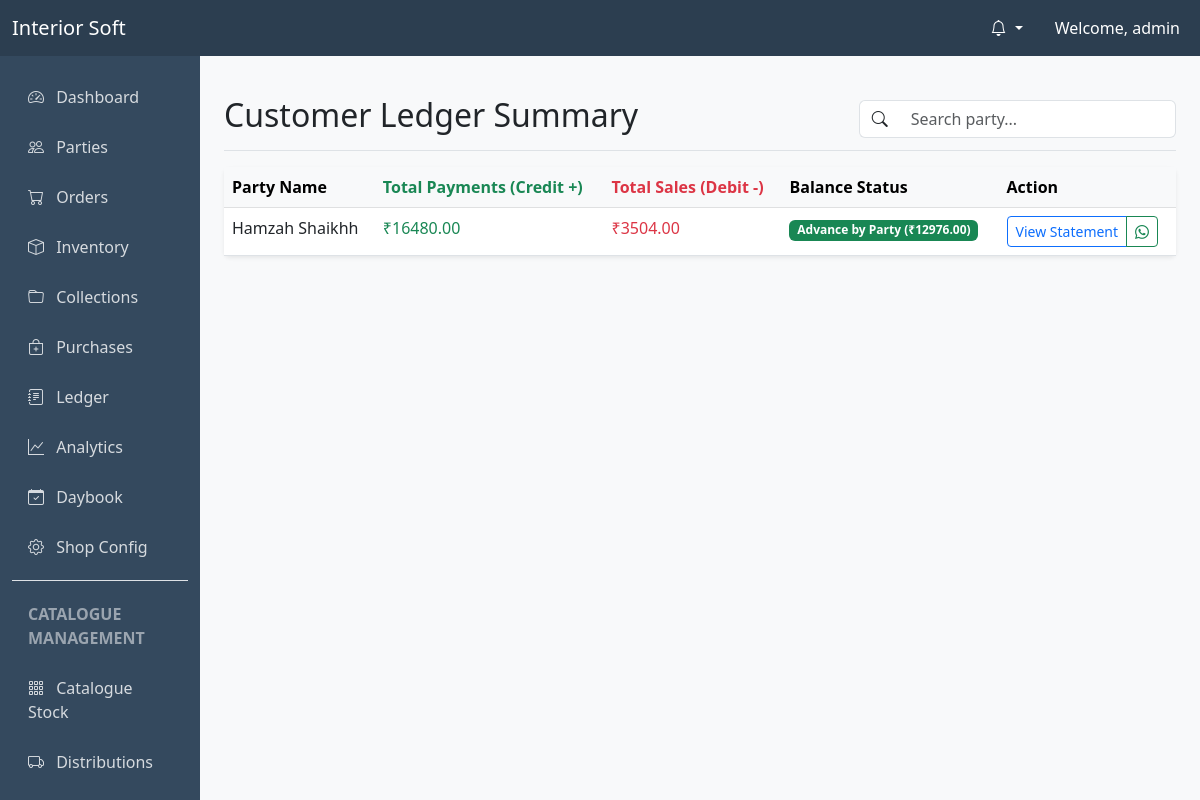
/ledger/ (signed in), run on the app's committed database.
### users/models.py (models this page shows, shortened)
class User(AbstractUser):
    SUPERADMIN = 'superadmin'
    ADMIN = 'admin'
    ACCOUNTANT = 'accountant'
    WAREHOUSE_MANAGER = 'warehouse_manager'
    DELIVERY_PERSON = 'delivery_person'
    MARKETING_PERSON = 'marketing_person'
    ROLE_CHOICES = (
        (SUPERADMIN, 'SuperAdmin'),
        (ADMIN, 'Admin'),
        (ACCOUNTANT, 'Accountant'),
        (WAREHOUSE_MANAGER, 'Warehouse Manager'),
        (DELIVERY_PERSON, 'Delivery Person'),
        (MARKETING_PERSON, 'Marketing Person'),
    )
    role = models.CharField(max_length=20, choices=ROLE_CHOICES, default=ADMIN)
    phone_number = models.CharField(max_length=15, blank=True, null=True)
    def is_superadmin(self):
        return self.role == self.SUPERADMIN
    def is_admin(self):
        return self.role == self.ADMIN or self.role == self.SUPERADMIN
    def is_warehouse_manager(self):
        return self.role == self.WAREHOUSE_MANAGER
    def is_delivery_person(self):
        return self.role == self.DELIVERY_PERSON

### ledger/models.py (models this page shows, shortened)
class PartyBalance(models.Model):
    party = models.OneToOneField(Party, on_delete=models.CASCADE, related_name='balance')
    total_debit = models.DecimalField(max_digits=15, decimal_places=2, default=0.00)
    total_credit = models.DecimalField(max_digits=15, decimal_places=2, default=0.00)
    current_balance = models.DecimalField(max_digits=15, decimal_places=2, default=0.00) # debit - credit
    last_updated = models.DateTimeField(auto_now=True)

### parties/models.py (models this page shows, shortened)
class Party(models.Model):
    name = models.CharField(max_length=255)
    alias = models.CharField(max_length=255, blank=True, null=True)
    phone = models.CharField(max_length=15)
    email = models.EmailField(blank=True, null=True)
    address = models.TextField()
    gst_number = models.CharField(max_length=15, blank=True, null=True)
    credit_limit = models.DecimalField(max_digits=12, decimal_places=2, default=0.00)
    created_at = models.DateTimeField(auto_now_add=True)
    updated_at = models.DateTimeField(auto_now=True)
    class Meta:
        verbose_name_plural = "Parties"
        ordering = ['name']

### ledger/views.py (the view)
# urls.py: path('', views.LedgerListView.as_view(), name='ledger_list'),
class LedgerListView(LoginRequiredMixin, AdminAccountantMixin, ListView):
    model = PartyBalance
    template_name = 'ledger/ledger_list.html'
    context_object_name = 'balances'

### core/context_processors.py (called while the page is built)
def notifications(request):
    if request.user.is_authenticated:
        unread_notifications = request.user.notifications.filter(is_seen=False)
        return {
            'unread_notifications': unread_notifications,
            'unread_notifications_count': unread_notifications.count()
        }
    return {}

### ledger/views.py (called while the page is built)
    def test_func(self):
        return self.request.user.is_admin() or self.request.user.is_accountant()

### shop_config/context_processors.py (called while the page is built)
def shop_info(request):
    config, created = ShopConfiguration.objects.get_or_create(pk=1, defaults={'shop_name': 'Interior Soft'})
    return {
        'shop_config': config
    }

### templates/ledger/ledger_list.html (shortened to what this page needs)
{% extends "base.html" %}
{% block content %}
<div class="d-flex justify-content-between flex-wrap flex-md-nowrap align-items-center pt-3 pb-2 mb-3 border-bottom">
    <h1 class="h2">Customer Ledger Summary</h1>
    <div class="col-md-4">
        <form onsubmit="return false;">
            <div class="input-group">
                <span class="input-group-text bg-white border-end-0"><i class="bi bi-search"></i></span>
                <input type="text" id="ledger-search" class="form-control border-start-0" placeholder="Search party..." autofocus>
            </div>
        </form>
    </div>
</div>
<div class="card shadow-sm">
    <div class="card-body p-0" id="ledger-table-container">
        <div class="table-responsive">
            <table class="table table-hover mb-0">
                <thead class="table-light">
                    <tr>
                        <th>Party Name</th>
                        <th class="text-success">Total Payments (Credit +)</th>
                        <th class="text-danger">Total Sales (Debit -)</th>
                        <th>Balance Status</th>
                        <th>Action</th>
                    </tr>
                </thead>
                <tbody>
                    {% for balance in balances %}
                    <tr>
                        <td>{{ balance.party.name }}</td>
                        <td class="text-success">₹{{ balance.total_credit }}</td>
                        <td class="text-danger">₹{{ balance.total_debit }}</td>
                        <td>
                            {% if balance.current_balance > 0 %}
                                <span class="badge bg-danger">Payable by Party (₹{{ balance.current_balance }})</span>
                            {% elif balance.current_balance < 0 %}
                                <span class="badge bg-success">Advance by Party (₹{{ balance.current_balance|stringformat:".2f"|slice:"1:" }})</span>
                            {% else %}
                                <span class="badge bg-secondary">Settle (₹0.00)</span>
                            {% endif %}
                        </td>
                        <td>
                            <div class="btn-group">
                                <a href="{% url 'party_ledger' balance.party.pk %}" class="btn btn-sm btn-outline-primary">View Statement</a>
                                <a href="https://wa.me/{{ balance.party.phone|slice:'-10:' }}?text=Hello%20{{ balance.party.name }},%20your%20current%20outstanding%20balance%20is%20INR%20{{ balance.current_balance }}.%20Please%20pay%20at%20earliest."
                                   target="_blank" class="btn btn-sm btn-outline-success whatsapp-reminder"
                                   data-balance="{{ balance.current_balance }}">
                                    <i class="bi bi-whatsapp"></i>
                                </a>
                            </div>
                        </td>
                    </tr>
                    {% empty %}
                    <tr>
                        <td colspan="6" class="text-center py-3">No ledger records found</td>
                    </tr>
                    {% endfor %}
                </tbody>
            </table>
        </div>
    </div>
</div>
{% endblock %}

### templates/base.html (shortened to what this page needs)
<!DOCTYPE html>
<html lang="en">
<head>
    <link href="https://cdn.jsdelivr.net/npm/bootstrap@5.3.0/dist/css/bootstrap.min.css" rel="stylesheet">
    <link rel="stylesheet" href="https://cdn.jsdelivr.net/npm/bootstrap-icons@1.10.0/font/bootstrap-icons.css">
    <link href="https://cdn.jsdelivr.net/npm/select2@4.1.0-rc.0/dist/css/select2.min.css" rel="stylesheet" />
    <link href="https://cdn.jsdelivr.net/npm/select2-bootstrap-5-theme@1.3.0/dist/select2-bootstrap-5-theme.min.css" rel="stylesheet" />
</head>
<body>
    <nav class="navbar navbar-expand-lg navbar-dark sticky-top">
        <div class="container-fluid">
            <a class="navbar-brand" href="{% url 'dashboard' %}">Interior Soft</a>
            <div class="collapse navbar-collapse" id="navbarNav">
                <ul class="navbar-nav ms-auto">
                    {% if user.is_authenticated %}
                        <li class="nav-item dropdown me-3">
                            <a class="nav-link dropdown-toggle text-white" href="#" id="notifDropdown" role="button" data-bs-toggle="dropdown" aria-expanded="false">
                                <i class="bi bi-bell"></i>
                            </a>
                        </li>
                        <li class="nav-item d-none d-lg-block">
                            <span class="nav-link text-white">Welcome, {{ user.username }}</span>
                        </li>
                    {% else %}
                        <li class="nav-item">
                            <a class="nav-link" href="{% url 'login' %}">Login</a>
                        </li>
                    {% endif %}
                </ul>
            </div>
        </div>
    </nav>
    <div class="container-fluid">
        <div class="row">
            {% if user.is_authenticated and request.resolver_match.url_name != 'login' %}
            <nav id="sidebarMenu" class="col-md-3 col-lg-2 d-md-block sidebar collapse">
                <div class="sidebar-nav-container">
                    <ul class="nav flex-column">
                        {% if user.is_admin or user.is_accountant or user.is_marketing_person %}
                        <li class="nav-item">
                            <a class="nav-link" href="{% url 'dashboard' %}">
                                <i class="bi bi-speedometer2 me-2"></i> Dashboard
                            </a>
                        </li>
                        <li class="nav-item">
                            <a class="nav-link" href="{% url 'party_list' %}">
                                <i class="bi bi-people me-2"></i> Parties
                            </a>
                        </li>
                        {% endif %}
                        {% if user.is_admin or user.is_accountant %}
                        <li class="nav-item">
                            <a class="nav-link" href="{% url 'order_list' %}">
                                <i class="bi bi-cart me-2"></i> Orders
                            </a>
                        </li>
                        <li class="nav-item">
                            <a class="nav-link" href="{% url 'stock_list' %}">
                                <i class="bi bi-box me-2"></i> Inventory
                            </a>
                        </li>
                        <li class="nav-item">
                            <a class="nav-link" href="{% url 'collection_list' %}">
                                <i class="bi bi-folder me-2"></i> Collections
                            </a>
                        </li>
                        <li class="nav-item">
                            <a class="nav-link" href="{% url 'purchase_list' %}">
                                <i class="bi bi-bag-plus me-2"></i> Purchases
                            </a>
                        </li>
                        <li class="nav-item">
                            <a class="nav-link" href="{% url 'ledger_list' %}">
                                <i class="bi bi-journal-text me-2"></i> Ledger
                            </a>
                        </li>
                        <li class="nav-item">
                            <a class="nav-link" href="{% url 'analytics' %}">
                                <i class="bi bi-graph-up me-2"></i> Analytics
                            </a>
                        </li>
                        <li class="nav-item">
                            <a class="nav-link" href="{% url 'daybook' %}">
                                <i class="bi bi-calendar-check me-2"></i> Daybook
                            </a>
                        </li>
                        {% if user.is_admin %}
                        <li class="nav-item">
                            <a class="nav-link" href="{% url 'shop_config' %}">
                                <i class="bi bi-gear me-2"></i> Shop Config
                            </a>
                        </li>
                        {% endif %}
                        {% endif %}
                        {% if user.is_admin or user.is_accountant or user.is_marketing_person %}
                        <li class="nav-item border-top mt-2 pt-2">
                            <span class="nav-link disabled small text-uppercase fw-bold text-white-50">Catalogue Management</span>
                        </li>
                        <li class="nav-item">
                            <a class="nav-link {% if 'catalogues/inventory' in request.path %}active{% endif %}" href="{% url 'catalogue_inventory_list' %}">
                                <i class="bi bi-grid-3x3-gap me-2"></i> Catalogue Stock
                            </a>
                        </li>
                        <li class="nav-item">
                            <a class="nav-link {% if 'catalogues/distributions' in request.path %}active{% endif %}" href="{% url 'catalogue_distribution_list' %}">
                                <i class="bi bi-truck me-2"></i> Distributions
                            </a>
                        </li>
                        <li class="nav-item">
                            <a class="nav-link {% if 'catalogues/visits' in request.path %}active{% endif %}" href="{% url 'catalogue_visit_list' %}">
                            </a>
                        </li>
                        {% endif %}
                    </ul>
                </div>
            </nav>
            <main class="col-md-9 ms-sm-auto col-lg-10 px-md-4 py-4">
            {% else %}
            <main class="col-12 py-4">
            {% endif %}
                {% block content %}{% endblock %}
            </main>
        </div>
    </div>
</body>
</html>

### templates/base.html (style rules this page uses)
:root { --primary-color: #2c3e50; --secondary-color: #34495e; --accent-color: #3498db; }
body { font-family: 'Segoe UI', Tahoma, Geneva, Verdana, sans-serif; background-color: #f8f9fa; }
.navbar { background-color: var(--primary-color); }
.sidebar { height: calc(100vh - 56px); position: fixed; top: 56px; left: 0; z-index: 1000; background-color: var(--secondary-color); color: white; display: flex; flex-direction: column; padding-bottom: 0; overflow: hidden; }
.sidebar-nav-container { flex-grow: 1; overflow-y: auto; padding-top: 1rem; }
@media (min-width: 768px) { .sidebar { width: 16.666667%; } }
main { margin-left: 16.666667%; width: 83.333333%; padding-bottom: 60px; }
.sidebar .nav-link { color: rgba(255,255,255,0.8); margin: 5px 0; }
.card { border: none; box-shadow: 0 0.125rem 0.25rem rgba(0,0,0,0.075); }
.nav-link { position: relative; }

### data on the page
User: username "admin"
PartyBalance: party.name "Hamzah Shaikhh", total_credit "16480.00", total_debit "3504.00", current_balance "12976.00"
